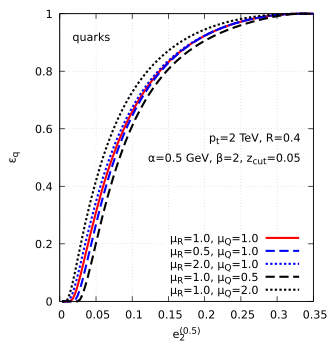

Write gnuplot code to recreate this figure.
# -*- GNUPlot -*-
reset
set term pdfcairo enhanced size 8.5cm, 9cm
set out 'plots-ecf.pdf'
set colors classic

pt='2000'
beta='2'
zcut='0.05'
alpha='0.5'

#--------------------------------------------------------------------------------
# distribution
#--------------------------------------------------------------------------------
set xlabel 'e@_2^{(0.5)}'

set key bottom right

set label 1 'p_t=2 TeV, R=0.4'                       right at graph 0.95, 0.57
set label 2 '{/Symbol a}='.alpha.' GeV, {/Symbol b}='.beta.', z_{cut}='.zcut right at graph 0.95, 0.50

set grid

base='< ../test-ecfs -pt '.pt.' -R 0.4 -zcut '.zcut.' -beta '.beta.' -alpha '.alpha.' -cumul -eporder 2'

set label 11 'quarks' at graph 0.05,0.92
set ylabel '{/Symbol e}_q'
plot base.' -muR 1.0 -muQ 1.0' u 1:2 w l dt 1      lc 1 lw 3 t '{/Symbol m}_R=1.0, {/Symbol m}_Q=1.0',\
     base.' -muR 0.5 -muQ 1.0' u 1:2 w l dt (16,8) lc 3 lw 3 t '{/Symbol m}_R=0.5, {/Symbol m}_Q=1.0',\
     base.' -muR 2.0 -muQ 1.0' u 1:2 w l dt (4,4)  lc 3 lw 3 t '{/Symbol m}_R=2.0, {/Symbol m}_Q=1.0',\
     base.' -muR 1.0 -muQ 0.5' u 1:2 w l dt (16,8) lc 7 lw 3 t '{/Symbol m}_R=1.0, {/Symbol m}_Q=0.5',\
     base.' -muR 1.0 -muQ 2.0' u 1:2 w l dt (4,4)  lc 7 lw 3 t '{/Symbol m}_R=1.0, {/Symbol m}_Q=2.0'

set ylabel '{/Symbol e}_g'
set label 11 'gluon' at graph 0.05,0.92
plot base.' -muR 1.0 -muQ 1.0' u 1:3 w l dt 1      lc 1 lw 3 t '{/Symbol m}_R=1.0, {/Symbol m}_Q=1.0',\
     base.' -muR 0.5 -muQ 1.0' u 1:3 w l dt (16,8) lc 3 lw 3 t '{/Symbol m}_R=0.5, {/Symbol m}_Q=1.0',\
     base.' -muR 2.0 -muQ 1.0' u 1:3 w l dt (4,4)  lc 3 lw 3 t '{/Symbol m}_R=2.0, {/Symbol m}_Q=1.0',\
     base.' -muR 1.0 -muQ 0.5' u 1:3 w l dt (16,8) lc 7 lw 3 t '{/Symbol m}_R=1.0, {/Symbol m}_Q=0.5',\
     base.' -muR 1.0 -muQ 2.0' u 1:3 w l dt (4,4)  lc 7 lw 3 t '{/Symbol m}_R=1.0, {/Symbol m}_Q=2.0'

#--------------------------------------------------------------------------------
# ROC curve
#--------------------------------------------------------------------------------
set xlabel '{/Symbol e}_q'
set xrange [0:1]
set xtics 0.1

set ylabel '{/Symbol e}_g'
set yrange [0:1]
set ytics 0.1

set key top left reverse Left
set size square

unset label 11

set label 1 'p_t=2 TeV, R=0.4'                                           left at graph 0.05, 0.57
set label 2 '{/Symbol a}='.alpha.', {/Symbol b}='.beta.', z_{cut}='.zcut left at graph 0.05, 0.50

plot base.' -muR 1.0 -muQ 1.0' u 2:3 w l dt 1      lc 1 lw 3 t '{/Symbol m}_R=1.0, {/Symbol m}_Q=1.0',\
     base.' -muR 0.5 -muQ 1.0' u 2:3 w l dt (16,8) lc 3 lw 3 t '{/Symbol m}_R=0.5, {/Symbol m}_Q=1.0',\
     base.' -muR 2.0 -muQ 1.0' u 2:3 w l dt (4,4)  lc 3 lw 3 t '{/Symbol m}_R=2.0, {/Symbol m}_Q=1.0',\
     base.' -muR 1.0 -muQ 0.5' u 2:3 w l dt (16,8) lc 7 lw 3 t '{/Symbol m}_R=1.0, {/Symbol m}_Q=0.5',\
     base.' -muR 1.0 -muQ 2.0' u 2:3 w l dt (4,4)  lc 7 lw 3 t '{/Symbol m}_R=1.0, {/Symbol m}_Q=2.0'
     

set out
